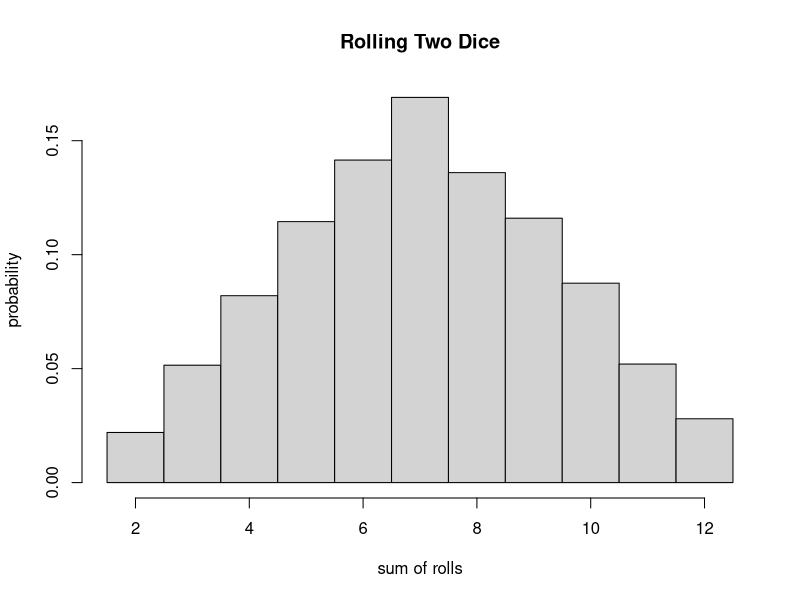
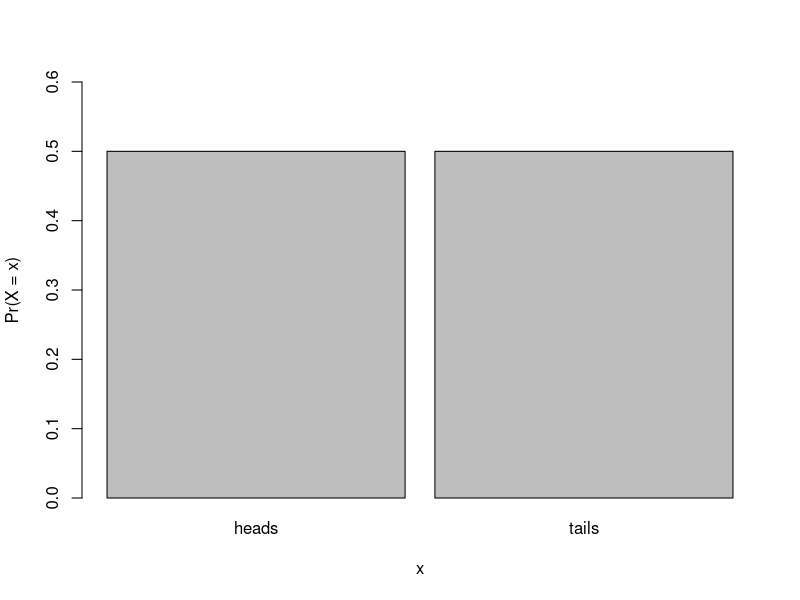
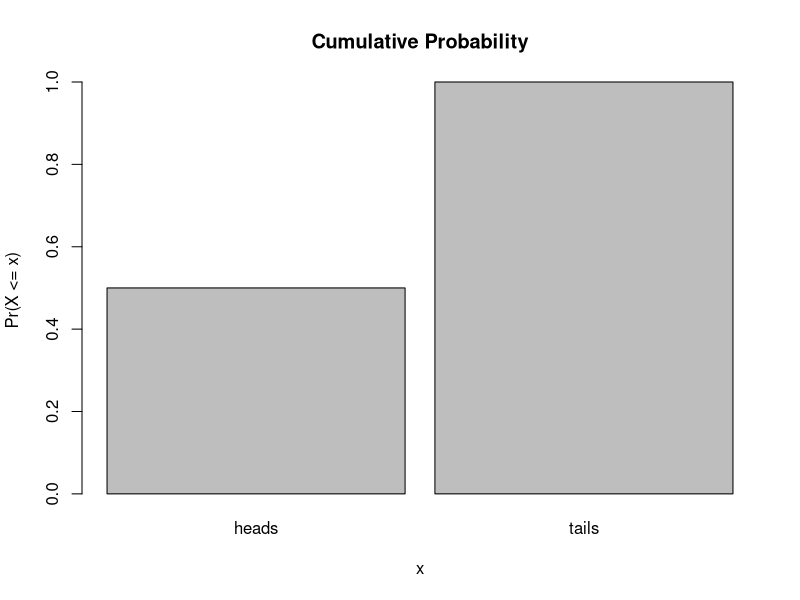
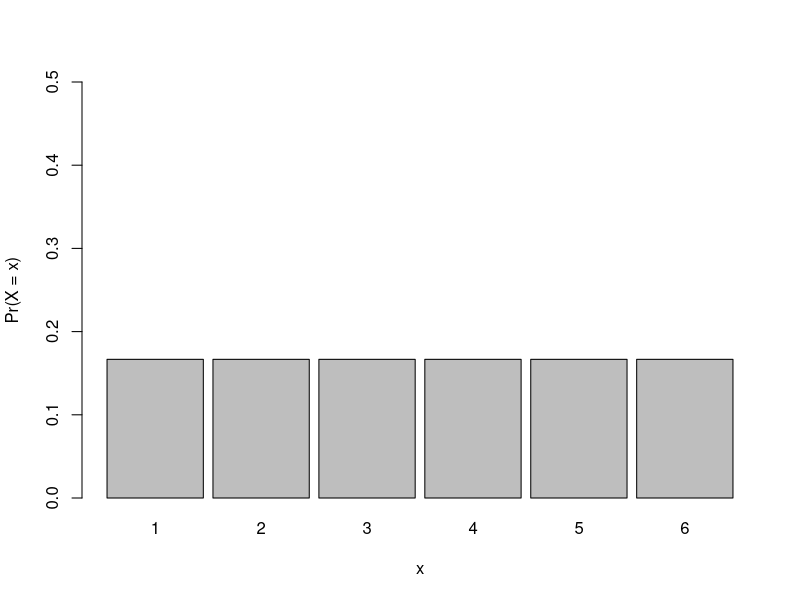
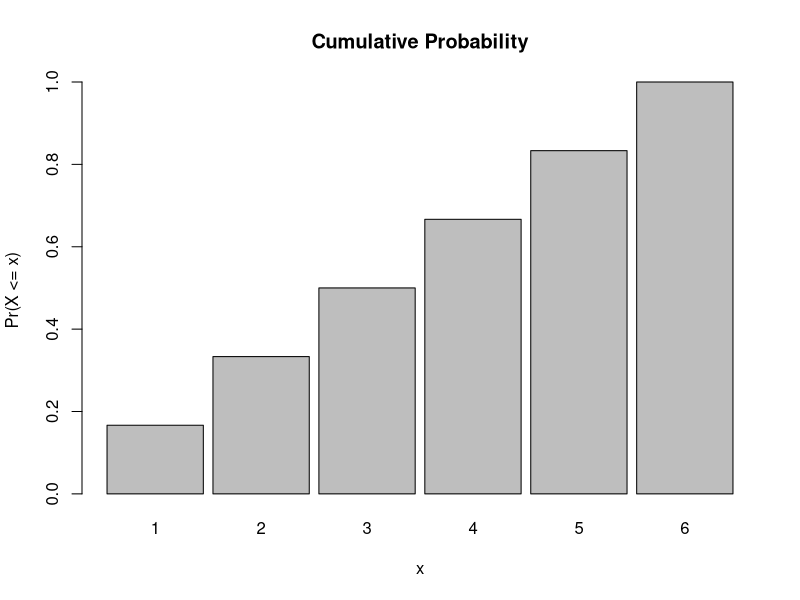
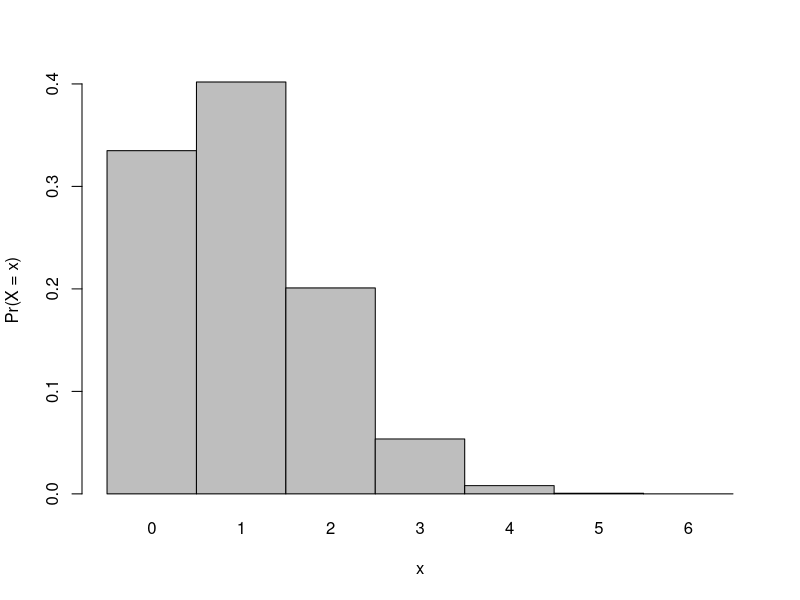
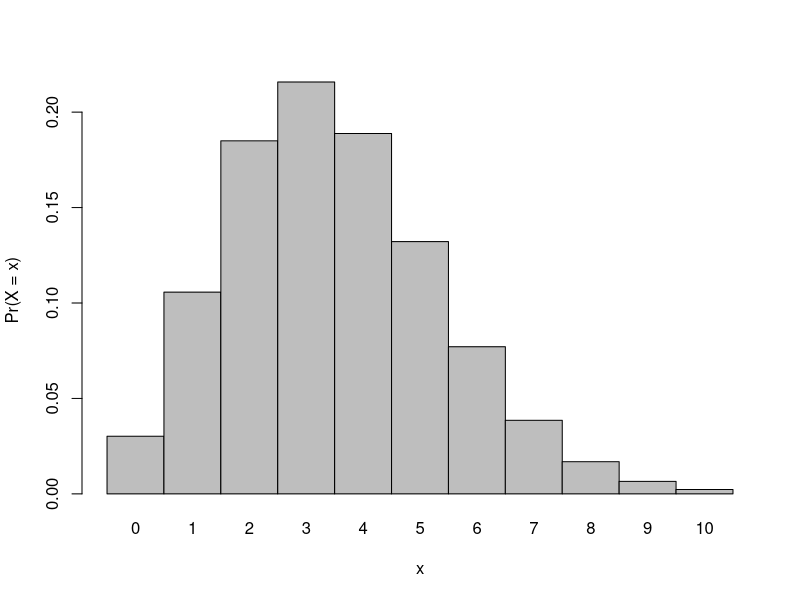
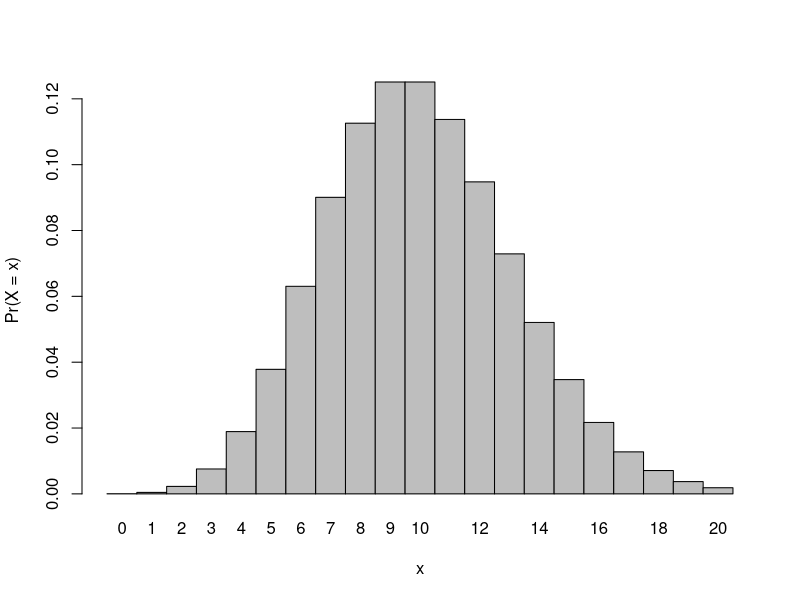

R code for these plots, in order:
## ---- chunk 1
knitr::opts_chunk$set(
	echo = TRUE,
	warning = FALSE,
	comment = "##",
	prompt = TRUE,
	tidy = TRUE,
	tidy.opts = list(width.cutoff = 75),
	fig.path = "img/"
)
## ---- chunk 2
roll <- function(x) {sample(1:6, x, replace = TRUE)}
two_dice <- roll(2000)+roll(2000)
hist(two_dice,breaks=c(1.5:12.5), probability = TRUE, main="Rolling Two Dice", xlab = "sum of rolls", ylab = "probability")
## ---- chunk 3
outcomes <- c("heads","tails")
prob <- c(1/2,1/2)
barplot(prob,ylim=c(0,0.6),names.arg=outcomes,space=0.1,
           xlab="x",ylab="Pr(X = x)")
cumprob <- cumsum(prob)
barplot(cumprob,names.arg=outcomes,space=0.1,main = "Cumulative Probability", xlab="x",ylab="Pr(X <= x)")

outcomes <- c(1,2,3,4,5,6)
prob <- c(1/6,1/6,1/6,1/6,1/6,1/6)
barplot(prob,ylim=c(0,0.5),names.arg=outcomes,space=0.1,
           xlab="x",ylab="Pr(X = x)")

cumprob <- cumsum(prob)

barplot(cumprob,names.arg=outcomes,space=0.1,main = "Cumulative Probability",xlab="x",ylab="Pr(X <= x)")
## ---- chunk 4
pbeta(0.75, 2, 1)
pbeta(0.5, 2, 1)
## ---- chunk 5
m <-sum(seq(1:6) * 1/6)
m
## ---- chunk 6
var <- sum((1/6)*(seq(1:6)-mean(seq(1:6)))^2)
var
## ---- chunk 7
nrolls <- 6
nsuccesses <- 6
p <- 1/6
prob <- (factorial(nrolls)/(factorial(nsuccesses)*factorial(nrolls-nsuccesses)))*(p^nsuccesses)*(1-p)^(nrolls-nsuccesses)
nrolls <- 6
nsuccesses <- 3
prob <- (factorial(nrolls)/(factorial(nsuccesses)*factorial(nrolls-nsuccesses)))*(p^nsuccesses)*(1-p)^(nrolls-nsuccesses)
## ---- chunk 8
dbinom(x=nsuccesses,size=nrolls,prob=p)
## ---- chunk 9
probset<-dbinom(x=0:6,size=6,prob=1/6)
barplot(probset,names.arg=0:6,space=0,xlab="x",ylab="Pr(X = x)")
sum(probset) # equals 1, as it should
## ---- chunk 10
sum(dbinom(x=0:3,size=6,prob=1/6)) # this sums the probabilities of 0, 1, 2, and 3 successes
pbinom(q=3,size=6,prob=1/6) # note the name of the argument is q not x
## ---- chunk 11
x <- 0:10
l = 3.5
probset<-dpois(x=x,lambda=l)
barplot(probset,names.arg=x,space=0,xlab="x",ylab="Pr(X = x)")
x <- 0:20
l = 10
probset<-dpois(x=x,lambda=l)
barplot(probset,names.arg=x,space=0,xlab="x",ylab="Pr(X = x)")
x <- 0:50
l = 20
probset<-dpois(x=x,lambda=l)
barplot(probset,names.arg=x,space=0,xlab="x",ylab="Pr(X = x)")
## ---- chunk 12
x <- 0:10
l <- 3.5
barplot(ppois(q=x,lambda=l),ylim=0:1,space=0, names.arg=x,ylab="Pr(X<=x)",xlab="x")
x <- 0:20
l <- 10
barplot(ppois(q=x,lambda=l),ylim=0:1,space=0, names.arg=x,ylab="Pr(X<=x)",xlab="x")
x <- 0:50
l <- 20
barplot(ppois(q=x,lambda=l),ylim=0:1,space=0, names.arg=x,ylab="Pr(X<=x)",xlab="x")
## ---- chunk 13
a <- 4
b <- 8
x <- seq(from=a-(b-a), to=b+(b-a), by=0.01)
y <- dunif(x,min=a, max=b) # dunif() evaluates the density at each x
plot(x,y, type="l")
quant <- seq(from=a, to=b, by = 0.1)
punif(q=quant,min=a,max=b) # punif() is the cumulative probability density up to a given x
plot(quant,punif(q=quant,min=a,max=b)) # the CDF increases linearly
## ---- chunk 14
mu <- 6
sigma <- 2
x <- seq(from=(mu - 4*sigma), to=(mu + 4*sigma), length.out = 1000)
fx <- dnorm(x,mean=mu,sd=sigma)
plot(x,fx, type="l") # plots normal distribution with mean = 0 and SD = 1
## ---- chunk 15
CDF<-pnorm(x,mean=mu,sd=sigma)
plot(x,CDF, type="l") # plots the cumulative distribution function
## ---- chunk 16
prob<-pnorm(8,mean=mu,sd=sigma)-pnorm(7,mean=mu,sd=sigma)
prob
## ---- chunk 17
prob<-pnorm(mu + 2*sigma, mean=mu, sd=sigma) -
	pnorm(mu - 2*sigma, mean=mu, sd=sigma)
prob
## ---- chunk 18
prob<-pnorm(mu + 1*sigma, mean=mu, sd=sigma) -
	pnorm(mu - 1*sigma, mean=mu, sd=sigma)
prob
## ---- chunk 19
mu <- 6
sigma <- 2
x <- seq(from=(mu - 4*sigma), to=(mu + 4*sigma), length.out = 1000)
fx <- dnorm(x,mean=mu,sd=sigma)
df <- as.data.frame(cbind(x,fx))
plot(df$x,df$fx,type="l",main=paste("N(mu=",mu,", sigma=",sigma, ") distribution", sep=""), xlab="x",ylab="f(x)")
abline(v=c(mu - 1*sigma, mu + 1 * sigma))
abline(h=0)

sd1 <- df[x>=(mu - 1*sigma) & x<=(mu + 1*sigma),]
sd2 <- df[x>=(mu - 2*sigma) & x<=(mu + 2*sigma),]

polygon(rbind(c(mu - 1*sigma,0),cbind(sd1$x,sd1$fx),c(mu + 1*sigma,0)),border=NA,col="gray")

## ---- chunk 20
N <- 10000
mu <- 3.5
sigma <- 4
v <- rnorm(N,mu,sigma)
mean(v)
var(v)
se <- sqrt(var(v)/N)
se
hist(v,breaks=seq(from=-15, to=20, by=0.5), probability = TRUE)
## ---- chunk 21
qqnorm(v,main="Normal QQ plot random normal variables")
qqline(v,col="gray")
